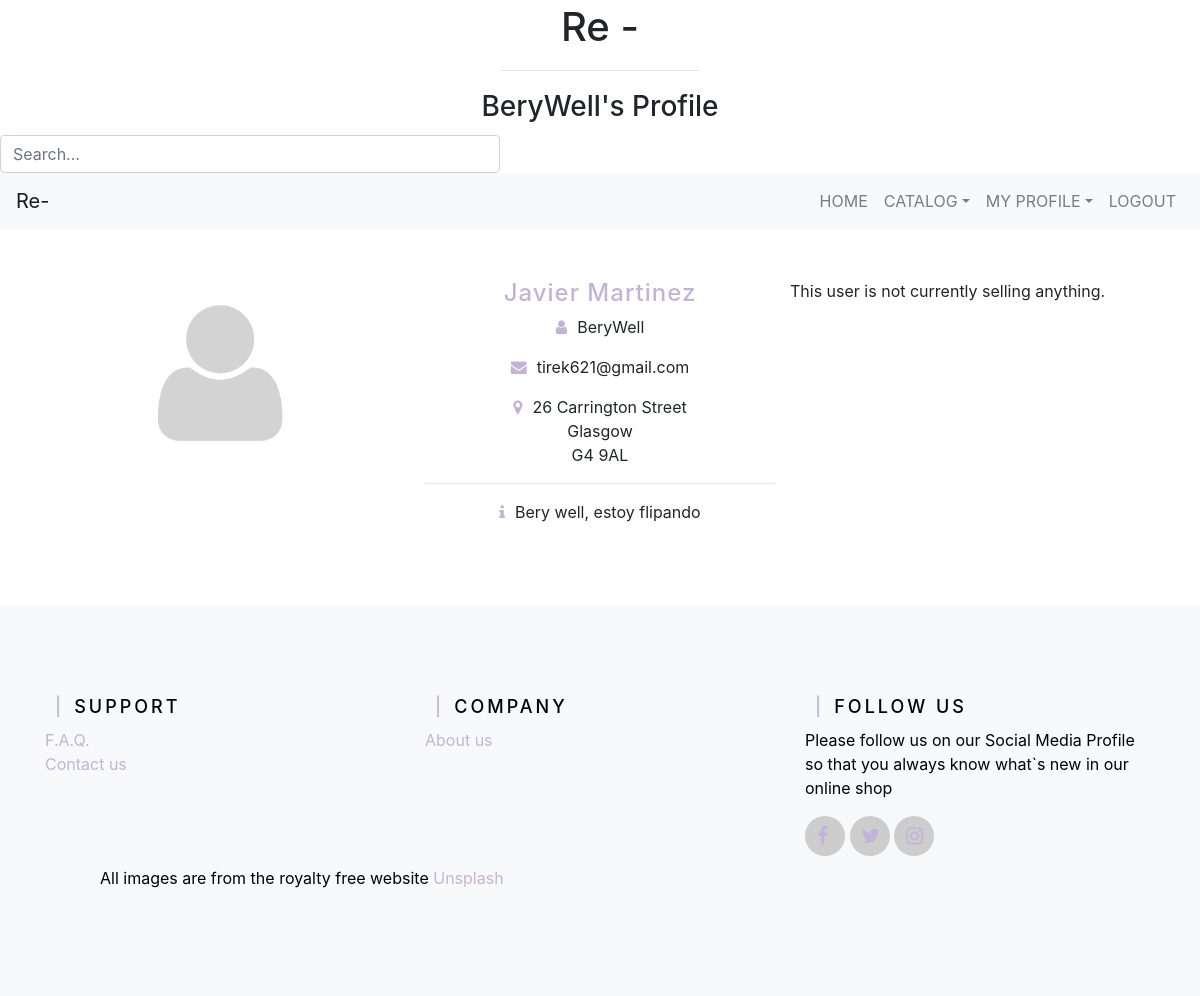
Screenshot of /reuse/berywell/ (signed in) with the database file from the repository.
### reuse/models.py (models this page shows, shortened)
class UserProfile(models.Model):
    user = models.OneToOneField(User, on_delete=models.CASCADE)
    address = models.CharField(max_length = 128)
    city = models.CharField(max_length = 20)
    postcode = models.CharField(max_length = 10)
    description = models.TextField(help_text = "Tell us something about you")
    picture = models.ImageField(upload_to='profile_images', default='profile_images/default-user.png')
    dob = models.DateField(null=True)
    isSeller = models.BooleanField(default = False)
    ratings = models.FloatField(null = True)
    slug = models.SlugField(unique = True)
    paypal = models.BooleanField(default = False)
    cash = models.BooleanField(default = False)
    bank_transfer = models.BooleanField(default = False)
    date_reg = models.DateField(auto_now_add=True, blank=True, null=True)

### reuse/views.py (the view)
# urls.py: path('<slug:user_name_slug>/', views.view_profile, name='profile'),
@login_required
def view_profile(request, user_name_slug):
    owned = False
    context_dict = {}
    profile = UserProfile.objects.get(slug=user_name_slug)
    if request.user == profile.user:
        owned = True
    else:
        context_dict['otheruser'] = profile.user
    context_dict['address'] = profile.address
    context_dict['city'] = profile.city
    context_dict['postcode'] = profile.postcode
    context_dict['description'] = profile.description
    context_dict['picture'] = profile.picture
    context_dict['isSeller'] = profile.isSeller
    context_dict['date_reg'] = profile.date_reg
    context_dict['owned'] = owned
    if profile.isSeller:
        try:
            products = CurrentProduct.objects.filter(seller=profile).order_by('date')
        except CurrentProduct.DoesNotExist:
            products = None
        context_dict['products'] = products
    return render(request, 'reuse/profile.html', context_dict)

### reuse/templatetags/reuse_template_tags.py (called while the page is built)
@register.inclusion_tag('reuse/categories.html')
def get_category_list():
    catlist = {}
    category_list = Category.objects.order_by('name')
    catlist['categories'] = {}
    for cat in category_list:
        catlist['categories'][cat] = Subcategory.objects.filter(category=cat).order_by('name')
    return catlist

@register.simple_tag
def get_user_name(user):
    try:
        profile = UserProfile.objects.get(user=user)
        name = profile.slug
    except:
        name = None
    return name

### templates/reuse/profile.html (shortened to what this page needs)
{% extends 'reuse/base.html' %}
{% load staticfiles %}
{% block titlebar_block %}
    {% if owned %}
        My Profile
    {% else %}
        {{ otheruser.username }}'s Profile
    {% endif %}
{% endblock %}
{% block body_block %}
<div class="container">
    <div class="row profile-data">
        <div class="col-lg-4 col-md-6 col-sm-6 col-xs-12">
            <img src="{{ picture.url }}" width="300" height="300" alt="profile image" />
        </div>
        <div class="col-lg-4 col-md-6 col-sm-6 col-xs-12">
            {% if owned %}
                <h4>{{ user.fist_name }} {{ user.last_name}}</h4>
                <p><i class="fa fa-user"></i>{{ user.username }}</p>
            {% else %}
                <h4>{{ otheruser.first_name }}  {{ otheruser.last_name }}</h4>
                <p><i class="fa fa-user"></i>{{ otheruser.username }}</p>
            {% endif %}
            {% if user.is_authenticated %}
                {% if owned %}
                    <p><i class="fa fa-envelope"></i>{{ user.email }}</p>
                {% else %}
                    <p><i class="fa fa-envelope"></i>{{ otheruser.email }}</p>
                {% endif %}
                <p><i class="fa fa-map-marker"></i>{{ address }}<br/> {{ city }} <br/> {{ postcode }} </p>
            {% else %}
                <p><a href="{% url 'reuse:login' %}">Log in</a> or <a href="{% url 'reuse:register' %}">Register</a> to see the user's info </p>
            {% endif %}
            <hr/>
            <p><i class="fa fa-info"></i>{{ description }}</p>
        </div>
       <div>
           {% if user.is_authenticated %}
               {% if isSeller %}
                    {% if products %}
                        <h3>Currently selling:</h3>
                        <ul>
                            {% for product in products %}
                                <li><a href="{% url 'reuse:product' category_name_slug=product.category.slug subcategory_name_slug=product.subcategory.slug product_name_slug=product.slug %}">{{ product.name }}</a></li>
                            {% endfor %}
                        </ul>
                    {% else %}
                        {% if owned %}
                            <p>You are not currently selling anything.</p>
                        {% else %}
                            <p>This user is not currently selling anything.</p>
                        {% endif %}
                    {% endif %}
               {% endif %}
            {% endif %}
        </div>
        <div class="col-lg-3 col-md-6 d-none d-lg-block">
        </div>
    </div>
</div>
{% endblock %}

### static/css/main.css (style rules this page uses)
.profile-data { margin-top: 50px; text-align:center; margin-bottom: 50px; }
.profile-data h4 { color:#C2B4D6; letter-spacing: 1px; }
.profile-data img { border-radius: 50%; max-width: 190px; max-height:190px; margin: auto; display: block; margin-bottom:50px; }
.profile-data i { margin-right: 10px; color:#C2B4D6; }

### rows the page displays
UserProfile: address "26 Carrington Street", city "Glasgow", postcode "G4 9AL", description "Bery well, estoy flipando"

### other values shown
{{ otheruser.username }} "BeryWell"
{{ otheruser.first_name }} "Javier"
{{ otheruser.last_name }} "Martinez"
{{ otheruser.email }} "tirek621@gmail.com"
